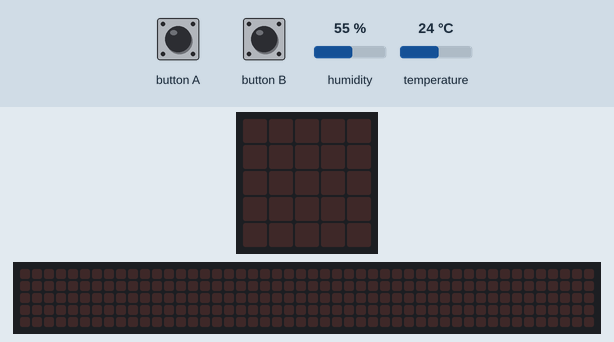
Simulated run of this program. Board: BBC micro:bit (MakeCode). Parts: the board's 5×5 LED display, a strip that is not on the board, showing the scrolling text unrolled. The inputs (shaded band) are chosen by the test bench; at power-on: humidity 55 %, temperature 24 °C. The 48×5 strip is a reading aid, not a part: it shows the text the display is scrolling, unrolled, one strip-width of it at a time.

Above: at 1.2 s.
1.3 s: button A pressed for 0.15 s
At 4.0 s:
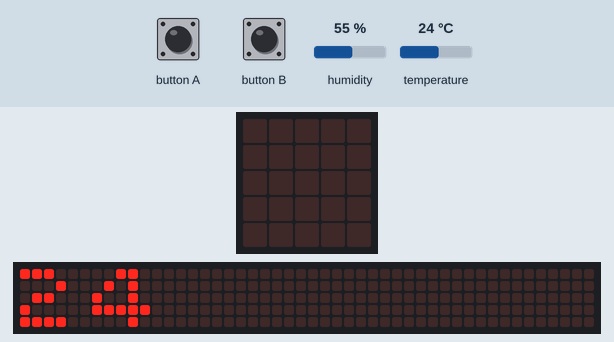
4.8 s: button B pressed for 0.15 s
At 7.5 s:
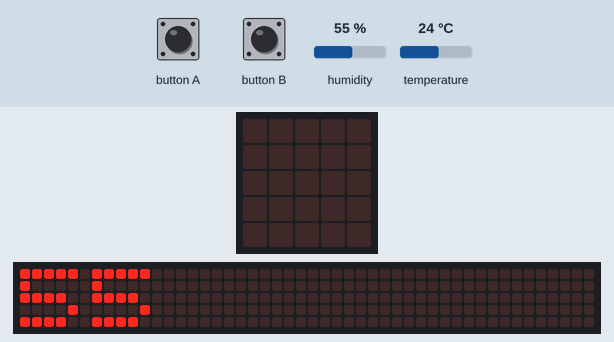
Timing chart, 0 to 9.0 s (numbered marks = the images above; inputs shaded):
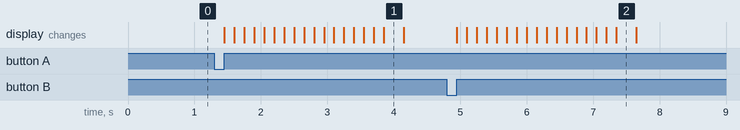

The program:

main.ts
```typescript
input.onButtonPressed(Button.A, function () {
    basic.showNumber(temperatuur)
})
input.onButtonPressed(Button.B, function () {
    basic.showNumber(luchtvochtigheid)
})
let luchtvochtigheid = 0
let temperatuur = 0
temperatuur = 0
luchtvochtigheid = 0
let teller = 0
let tijdelijk = 0
basic.forever(function () {
    dht11_dht22.queryData(
    DHTtype.DHT22,
    DigitalPin.P0,
    true,
    false,
    false
    )
    tijdelijk = dht11_dht22.readData(dataType.temperature)
    if (teller <= 3 && dht11_dht22.readDataSuccessful()) {
        temperatuur = tijdelijk
        basic.pause(3000)
    } else if (teller > 3) {
        control.reset()
    } else {
        teller += 1
        basic.pause(3000)
    }
    tijdelijk = dht11_dht22.readData(dataType.humidity)
    if (teller <= 3 && dht11_dht22.readDataSuccessful()) {
        luchtvochtigheid = tijdelijk
        basic.pause(3000)
    } else {
        teller += 1
        basic.pause(3000)
    }
})
```

test.ts
```typescript
// tests gaan hier; deze zal niet worden gecompileerd wanneer dit pakket wordt gebruikt als extensie.
```

Measured:
- after the input at 1.3 s, the display: changes after 0.15 s (image 1)
- after the input at 4.8 s, the display: changes after 0.15 s (image 2)
